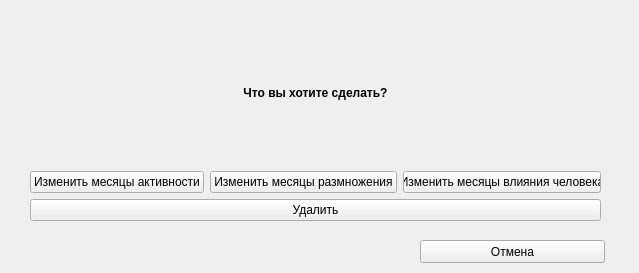
<?xml version="1.0" encoding="UTF-8"?>
<ui version="4.0">
 <class>EditAnimalDialog</class>
 <widget class="QWidget" name="EditAnimalDialog">
  <property name="geometry">
   <rect>
    <x>0</x>
    <y>0</y>
    <width>639</width>
    <height>273</height>
   </rect>
  </property>
  <property name="windowTitle">
   <string>Редактирование популяции</string>
  </property>
  <widget class="QWidget" name="verticalLayoutWidget">
   <property name="geometry">
    <rect>
     <x>30</x>
     <y>20</y>
     <width>571</width>
     <height>201</height>
    </rect>
   </property>
   <layout class="QVBoxLayout" name="verticalLayout">
    <item>
     <widget class="QLabel" name="label">
      <property name="font">
       <font>
        <weight>75</weight>
        <bold>true</bold>
        <strikeout>false</strikeout>
        <kerning>true</kerning>
       </font>
      </property>
      <property name="text">
       <string>Что вы хотите сделать?</string>
      </property>
      <property name="alignment">
       <set>Qt::AlignCenter</set>
      </property>
     </widget>
    </item>
    <item>
     <layout class="QHBoxLayout" name="horizontalLayout">
      <item>
       <widget class="QPushButton" name="editActMonthButton">
        <property name="text">
         <string>Изменить месяцы активности</string>
        </property>
       </widget>
      </item>
      <item>
       <widget class="QPushButton" name="editRepMonthButton">
        <property name="text">
         <string>Изменить месяцы размножения</string>
        </property>
       </widget>
      </item>
      <item>
       <widget class="QPushButton" name="editHumanMonthButton">
        <property name="text">
         <string>Изменить месяцы влияния человека</string>
        </property>
       </widget>
      </item>
     </layout>
    </item>
    <item>
     <layout class="QHBoxLayout" name="horizontalLayout_2">
      <item>
       <widget class="QPushButton" name="deleteAnimalButton">
        <property name="text">
         <string>Удалить</string>
        </property>
       </widget>
      </item>
     </layout>
    </item>
   </layout>
  </widget>
  <widget class="QPushButton" name="cancelButton">
   <property name="geometry">
    <rect>
     <x>420</x>
     <y>240</y>
     <width>185</width>
     <height>23</height>
    </rect>
   </property>
   <property name="text">
    <string>Отмена</string>
   </property>
  </widget>
 </widget>
 <resources/>
 <connections/>
</ui>
